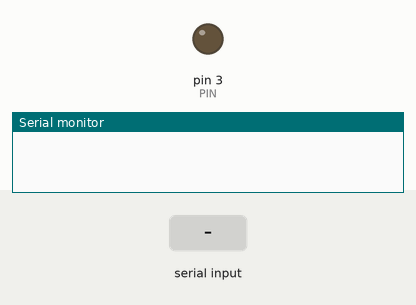
The sketch below on a simulated Arduino Uno, built with avr-gcc and run on an emulated ATmega328P. Parts: output pins drawn as LEDs (lit = HIGH), the last lines printed to the serial monitor. The test bench sets the inputs (shaded band).

Above: at 1.2 s.
1.3 s: "a" received over Serial
At 2.1 s:
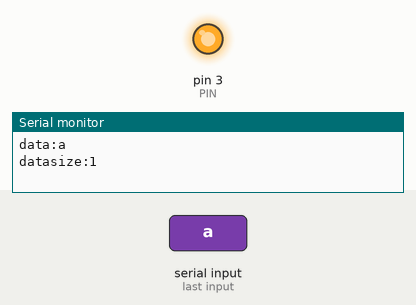
2.8 s: "s" received over Serial
At 3.2 s:
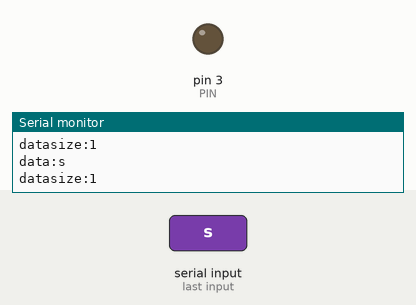
Timing chart, 0 to 5.8 s (numbered marks = the images above; inputs shaded):
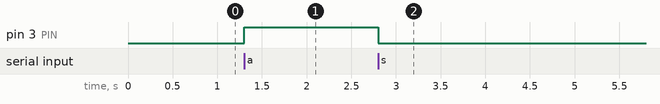

The sketch:

Blink.ino
```cpp
#define PIN 3
String data;
void setup() {
  // initialize digital pin LED_BUILTIN as an output.
  Serial.begin(115200);
  pinMode(PIN, OUTPUT);
}

// the loop function runs over and over again forever
void loop() {
    if (Serial.available() > 0) {
    receive();
    if(data=="a"){
       digitalWrite(PIN, HIGH);
    }
     if(data=="s"){
      digitalWrite(PIN, LOW);
    }
  }                     // wait for a second
}

void receive() {
  data = "";
  while (Serial.available() > 0) {
    data = data + char(Serial.read());
    delay(2);
  }
  Serial.println("data:" + data);
  Serial.print("datasize:");
  Serial.println(data.length());
}
```

Measured:
- after the input at 1.3 s, pin 3 (PIN): LOW → HIGH at once
- after the input at 2.8 s, pin 3 (PIN): HIGH → LOW at once
